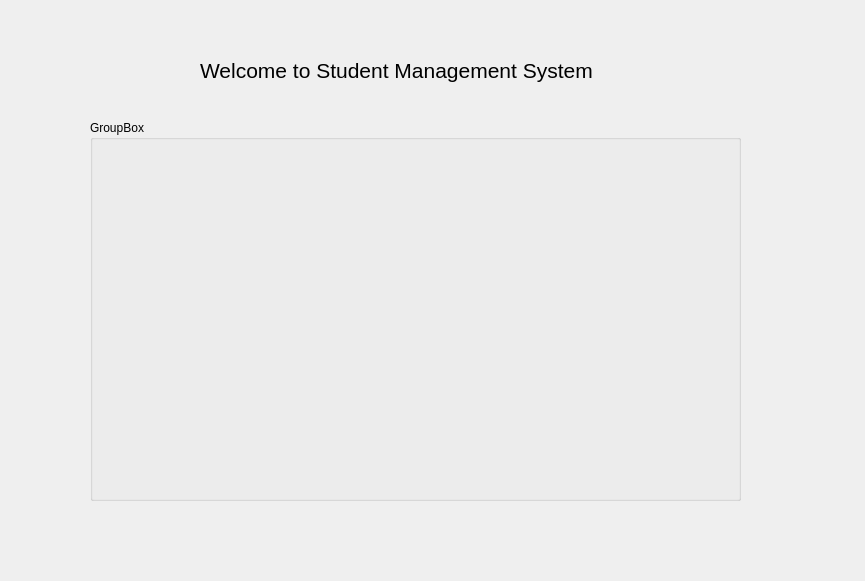
<?xml version="1.0" encoding="UTF-8"?>
<ui version="4.0">
 <class>SystemUI</class>
 <widget class="QDialog" name="SystemUI">
  <property name="geometry">
   <rect>
    <x>0</x>
    <y>0</y>
    <width>865</width>
    <height>581</height>
   </rect>
  </property>
  <property name="windowTitle">
   <string>Dialog</string>
  </property>
  <widget class="QLabel" name="label_systemUI">
   <property name="geometry">
    <rect>
     <x>200</x>
     <y>50</y>
     <width>441</width>
     <height>41</height>
    </rect>
   </property>
   <property name="font">
    <font>
     <pointsize>16</pointsize>
    </font>
   </property>
   <property name="text">
    <string>Welcome to Student Management System</string>
   </property>
  </widget>
  <widget class="QGroupBox" name="groupBox">
   <property name="geometry">
    <rect>
     <x>90</x>
     <y>120</y>
     <width>651</width>
     <height>381</height>
    </rect>
   </property>
   <property name="title">
    <string>GroupBox</string>
   </property>
  </widget>
 </widget>
 <resources/>
 <connections/>
</ui>
